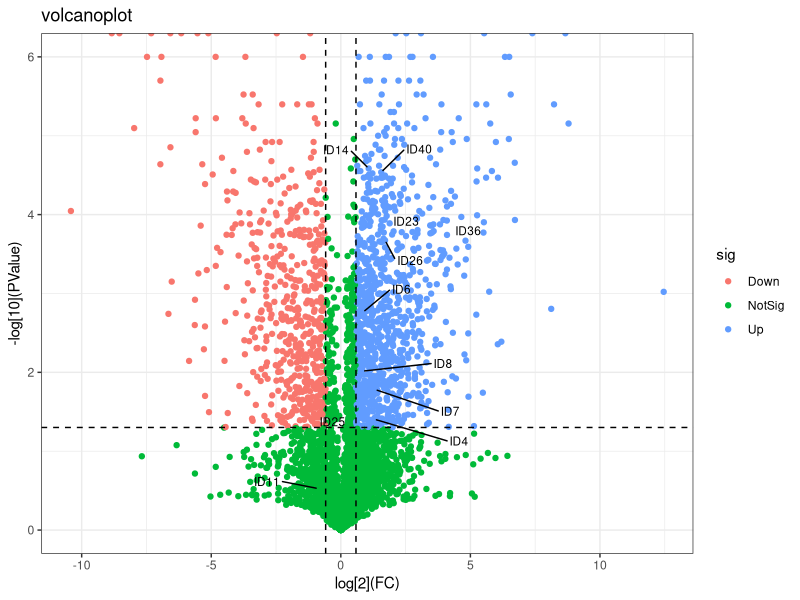
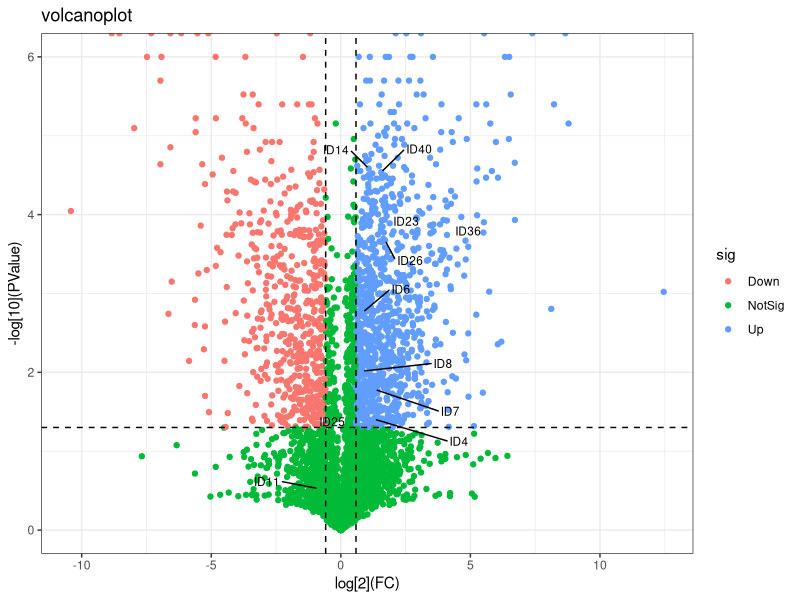

The R script that drew these images, in order:
library(ggplot2)
library(ggrepel)  

data = read.delim("Volcano.txt",header = T)

FC = 1.5 
PValue = 0.05 


data$sig[(-1*log10(data$PValue) < -1*log10(PValue)|data$PValue=="NA")|(log2(data$FC) < log2(FC))& log2(data$FC) > -log2(FC)] <- "NotSig"
data$sig[-1*log10(data$PValue) >= -1*log10(PValue) & log2(data$FC) >= log2(FC)] <- "Up"
data$sig[-1*log10(data$PValue) >= -1*log10(PValue) & log2(data$FC) <= -log2(FC)] <- "Down"

# Marking method (1)
# According to the Marker column in the data frame, those with 1 are labeled and those with 0 are not labeled
data$label=ifelse(data$Marker == 1, as.character(data$Name), '')
# (OR) Marking method (2)
# Appropriate points were selected according to how much PValue was less than and how much the absolute value of log[2]FC was greater than

# PvalueLimit = 0.0001
# FCLimit = 5
# data$label=ifelse(data$PValue < PvalueLimit & abs(log2(data$FC)) >= FCLimit, as.character(data$Name), '')

# 绘图
ggplot(data,aes(log2(data$FC),-1*log10(data$PValue))) +   
  geom_point(aes(color = sig)) +                          
  labs(title="volcanoplot",                                
       x="log[2](FC)", 
       y="-log[10](PValue)") + 
  geom_hline(yintercept=-log10(PValue),linetype=2)+       
  geom_vline(xintercept=c(-log2(FC),log2(FC)),linetype=2)+ 
  geom_text_repel(aes(x = log2(data$FC),                   
                      y = -1*log10(data$PValue),          
                      label=label),                       
                  max.overlaps = 10000,                    
                  size=3,                                  
                  box.padding=unit(0.5,'lines'),           
                  point.padding=unit(0.1, 'lines'), 
                  segment.color='black',                   
                  show.legend=FALSE)+
  theme_bw()

ggsave("result_volcano.pdf",width = 6,height = 6)
